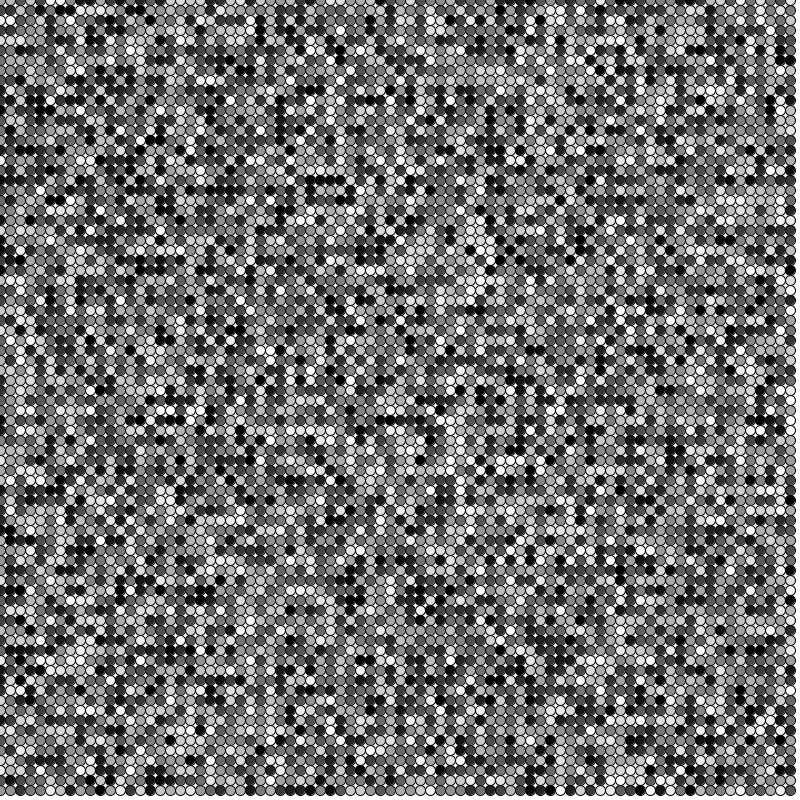
Frame 1 (no input)
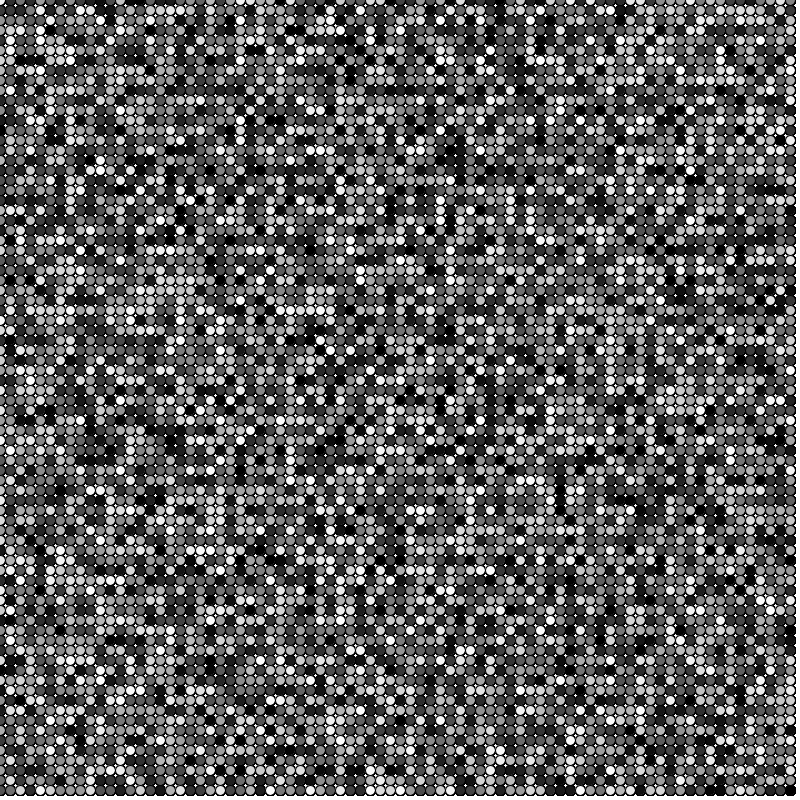
Frame 60 (the mouse pressed at the canvas centre just before this capture)
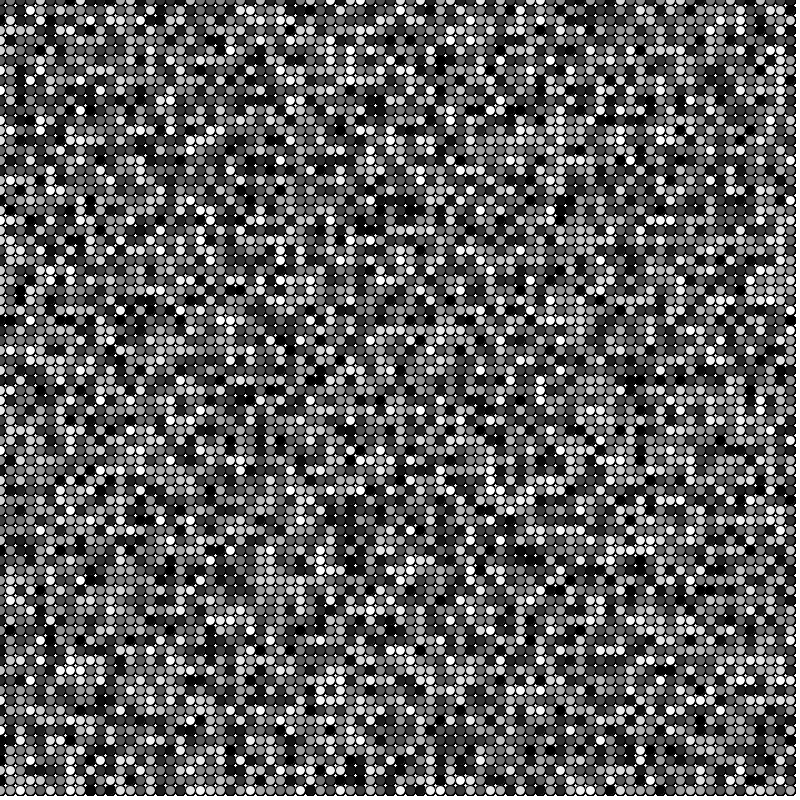
Frame 120 (the mouse held since frame 60 and released just before this capture)

The Processing sketch that drew these frames (run headless with seeded random() and noise(); from frame 60 on, the mouse is pressed at the canvas centre):

// Processing sketch: for_loops_1
// ── for_loops_1.pde
void setup(){
  size(800, 800);
  background(255);
} 

void draw(){ 
  for(int i = 0; i < width; i = i + 10) {
      for(int j = 0; j < height; j = j + 10) {
      fill(random(255));
      ellipse(i, j, 10, 10);
      }
  }
}
